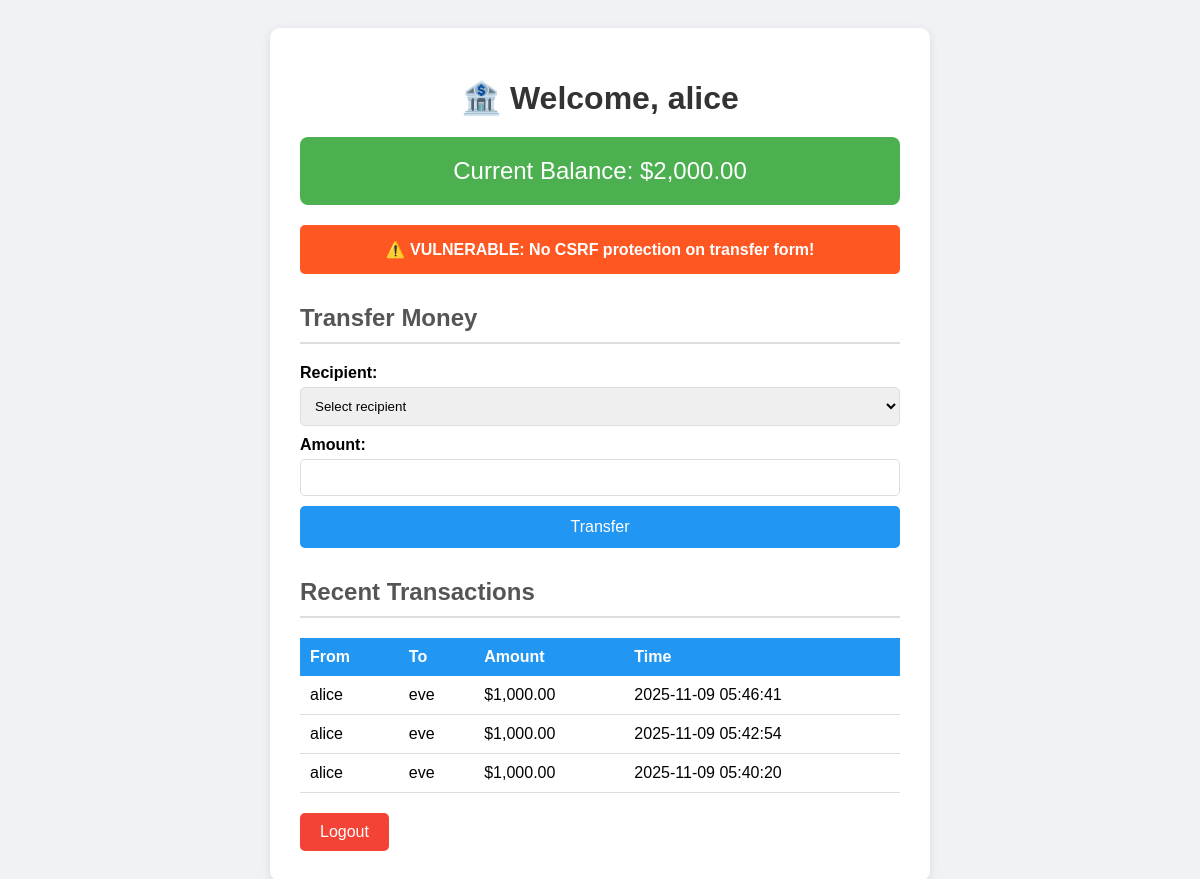
/dashboard.php (signed in), run on the app's committed database.
### tables this page shows
CREATE TABLE transactions (
            id INTEGER PRIMARY KEY AUTOINCREMENT,
            sender TEXT NOT NULL,
            recipient TEXT NOT NULL,
            amount REAL NOT NULL,
            timestamp DATETIME DEFAULT CURRENT_TIMESTAMP
        );

### dashboard.php (the view, shortened to what this page needs)
<?php
$username = $_SESSION['user'];
try {
    $db = new PDO('sqlite:bank_vulnerable.db');
    $stmt = $db->prepare("SELECT balance FROM users WHERE username = ?");
    $stmt->execute([$username]);
    $balance = $stmt->fetchColumn();
    $stmt = $db->prepare("
        SELECT * FROM transactions
        WHERE sender = ? OR recipient = ?
        ORDER BY timestamp DESC LIMIT 10
    ");
    $stmt->execute([$username, $username]);
    $transactions = $stmt->fetchAll(PDO::FETCH_ASSOC);
} catch (PDOException $e) {
    die('Database error');
}
?>
<!DOCTYPE html>
<html>
<head>
    <link rel="stylesheet" href="styles.css">
</head>
<body>
    <div class="container">
        <h1>🏦 Welcome, <?= htmlspecialchars($username) ?></h1>
        <div class="balance">Current Balance: $<?= number_format($balance, 2) ?></div>
        <div class="warning">⚠️ VULNERABLE: No CSRF protection on transfer form!</div>
        <h2>Transfer Money</h2>
        <form method="POST" action="transfer.php">
            <label>Recipient:</label>
            <select name="recipient" required>
                <option value="">Select recipient</option>
            </select>
            <label>Amount:</label>
            <input type="number" name="amount" min="1" step="0.01" required>
            <button type="submit">Transfer</button>
        </form>
        <h2>Recent Transactions</h2>
        <table>
            <tr><th>From</th><th>To</th><th>Amount</th><th>Time</th></tr>
            <?php foreach ($transactions as $tx): ?>
                <tr>
                    <td><?= htmlspecialchars($tx['sender']) ?></td>
                    <td><?= htmlspecialchars($tx['recipient']) ?></td>
                    <td>$<?= number_format($tx['amount'], 2) ?></td>
                    <td><?= $tx['timestamp'] ?></td>
                </tr>
            <?php endforeach; ?>
        </table>
        <a href="logout.php" class="logout">Logout</a>
    </div>
</body>
</html>

### styles.css (style rules this page uses)
body { font-family: Arial, sans-serif; background: #f0f2f5; padding: 20px; }
.container { max-width: 600px; margin: 0 auto; background: white; padding: 30px; border-radius: 10px; box-shadow: 0 2px 10px rgba(0,0,0,0.1); }
h1 { color: #333; text-align: center; margin-bottom: 20px; }
h2 { color: #555; border-bottom: 2px solid #ddd; padding-bottom: 10px; margin-top: 30px; }
.balance { background: #4CAF50; color: white; padding: 20px; text-align: center; font-size: 24px; border-radius: 8px; margin: 20px 0; }
.warning { background: #ff5722; color: white; padding: 15px; text-align: center; border-radius: 5px; margin: 20px 0; font-weight: bold; }
form { margin: 20px 0; }
label { display: block; margin: 10px 0 5px; font-weight: bold; }
input, select { width: 100%; padding: 10px; border: 1px solid #ddd; border-radius: 5px; box-sizing: border-box; }
button { width: 100%; padding: 12px; background: #2196F3; color: white; border: none; border-radius: 5px; font-size: 16px; cursor: pointer; margin-top: 10px; }
table { width: 100%; border-collapse: collapse; margin-top: 20px; }
table th { background: #2196F3; color: white; padding: 10px; text-align: left; }
table td { padding: 10px; border-bottom: 1px solid #ddd; }
.logout { display: inline-block; margin-top: 20px; padding: 10px 20px; background: #f44336; color: white; text-decoration: none; border-radius: 5px; }

### data on the page
transactions: sender "alice", recipient "eve", amount "1,000.00", timestamp "2025-11-09 05:46:41"
transactions: sender "alice", recipient "eve", amount "1,000.00", timestamp "2025-11-09 05:42:54"
transactions: sender "alice", recipient "eve", amount "1,000.00", timestamp "2025-11-09 05:40:20"

### other printed values
$username "alice"
$balance "2,000.00"
